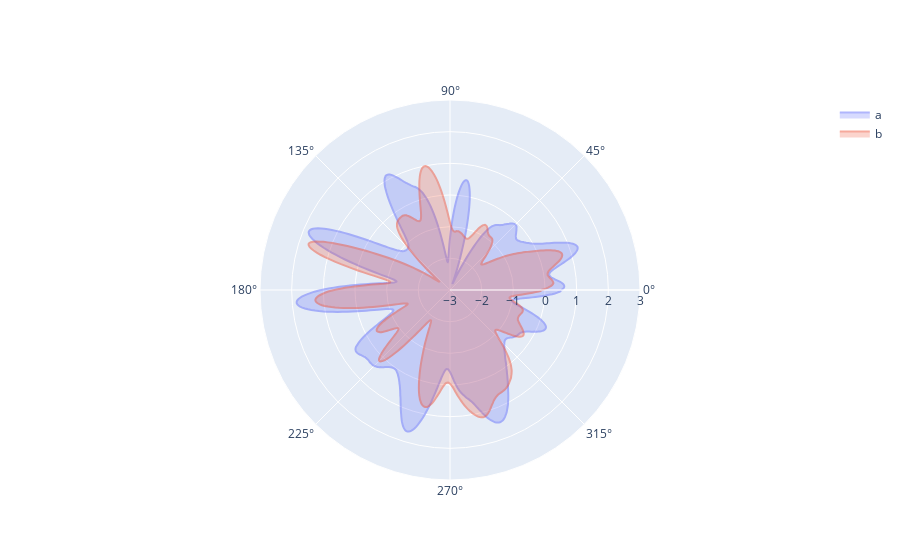

The code cell stored with this chart in its notebook:
### Markdown cell above
##### For words

### Code cell
def compute_word_representation(word, vocab_emb_matrix, path, coefs, filter):
    """Compute the word representation after applying coefficient and convolution filter."""
    id = tokenizer.convert_tokens_to_ids([word])[0]
    print(str(tokenizer.decode([id])), end=' ')
    word_repr = np.array([vocab_emb_matrix[id, dim] * coefs[i] for i, dim in enumerate(path)])
    word_repr = circular_convolution(word_repr, filter)
    return word_repr

# List of words
words = ["a", "b"]

# Compute representations for each word
word_representations = [compute_word_representation(word, vocab_emb_matrix, path, coefs, filter) for word in words]

# Plot the words
fig = go.Figure()

for word_repr, word in zip(word_representations, words):
    fig.add_trace(go.Scatterpolar(r=word_repr, name=word, fill='toself', opacity=0.50))

fig.update_layout(polar=dict(radialaxis=dict(range=[-3, 3])))
fig.show()

### Figure 1 — Plotly figure (JSON) as saved in the notebook; plotly's stock layout.template omitted (floating-point values rounded to 4 significant figures; data arrays with more than 128 entries replaced by an {"elided": "..."} marker saying what was removed)
{"data": [{"fill": "toself", "name": "a", "opacity": 0.5, "r": {"elided": "769 float values"}, "type": "scatterpolar"}, {"fill": "toself", "name": "b", "opacity": 0.5, "r": {"elided": "769 float values"}, "type": "scatterpolar"}], "layout": {"polar": {"radialaxis": {"range": [-3, 3]}}}}
